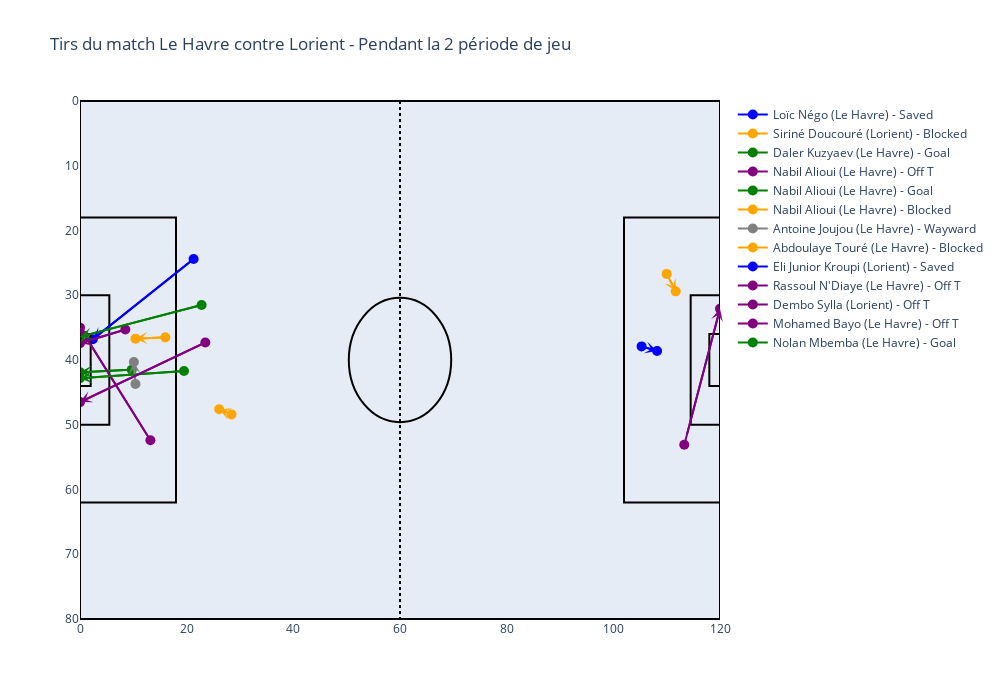

Notebook code cell kept with this figure:
### Code cell
Tirs(df_tirs, 'Le Havre', 'Lorient', 2)

### Figure 1 — Plotly figure (JSON) as saved in the notebook; plotly's stock layout.template omitted (floating-point values rounded to 4 significant figures)
{"data": [{"hoverinfo": "text", "line": {"color": "blue", "width": 2}, "marker": {"size": 10, "symbol": "circle"}, "mode": "lines+markers", "name": "Loïc Négo (Le Havre) - Saved", "text": "Loïc Négo (Le Havre)<br>Resultat: Saved<br>De: (98.7, 55.6)<br>A: (117.6, 43.2)", "type": "scatter", "x": [21.3, 2.4], "y": [24.4, 36.8]}, {"hoverinfo": "text", "line": {"color": "orange", "width": 2}, "marker": {"size": 10, "symbol": "circle"}, "mode": "lines+markers", "name": "Siriné Doucouré (Lorient) - Blocked", "text": "Siriné Doucouré (Lorient)<br>Resultat: Blocked<br>De: (110.0, 26.7)<br>A: (111.7, 29.4)", "type": "scatter", "x": [110, 111.7], "y": [26.7, 29.4]}, {"hoverinfo": "text", "line": {"color": "green", "width": 2}, "marker": {"size": 10, "symbol": "circle"}, "mode": "lines+markers", "name": "Daler Kuzyaev (Le Havre) - Goal", "text": "Daler Kuzyaev (Le Havre)<br>Resultat: Goal<br>De: (110.3, 38.5)<br>A: (120.0, 38.1)", "type": "scatter", "x": [9.7, 0], "y": [41.5, 41.9]}, {"hoverinfo": "text", "line": {"color": "purple", "width": 2}, "marker": {"size": 10, "symbol": "circle"}, "mode": "lines+markers", "name": "Nabil Alioui (Le Havre) - Off T", "text": "Nabil Alioui (Le Havre)<br>Resultat: Off T<br>De: (106.8, 27.6)<br>A: (120.0, 45.0)", "type": "scatter", "x": [13.2, 0], "y": [52.4, 35]}, {"hoverinfo": "text", "line": {"color": "green", "width": 2}, "marker": {"size": 10, "symbol": "circle"}, "mode": "lines+markers", "name": "Nabil Alioui (Le Havre) - Goal", "text": "Nabil Alioui (Le Havre)<br>Resultat: Goal<br>De: (100.5, 38.3)<br>A: (120.0, 37.2)", "type": "scatter", "x": [19.5, 0], "y": [41.7, 42.8]}, {"hoverinfo": "text", "line": {"color": "orange", "width": 2}, "marker": {"size": 10, "symbol": "circle"}, "mode": "lines+markers", "name": "Nabil Alioui (Le Havre) - Blocked", "text": "Nabil Alioui (Le Havre)<br>Resultat: Blocked<br>De: (91.6, 31.6)<br>A: (93.9, 32.4)", "type": "scatter", "x": [28.4, 26.1], "y": [48.4, 47.6]}, {"hoverinfo": "text", "line": {"color": "gray", "width": 2}, "marker": {"size": 10, "symbol": "circle"}, "mode": "lines+markers", "name": "Antoine Joujou (Le Havre) - Wayward", "text": "Antoine Joujou (Le Havre)<br>Resultat: Wayward<br>De: (109.6, 36.3)<br>A: (109.9, 39.7)", "type": "scatter", "x": [10.4, 10.1], "y": [43.7, 40.3]}, {"hoverinfo": "text", "line": {"color": "orange", "width": 2}, "marker": {"size": 10, "symbol": "circle"}, "mode": "lines+markers", "name": "Abdoulaye Touré (Le Havre) - Blocked", "text": "Abdoulaye Touré (Le Havre)<br>Resultat: Blocked<br>De: (104.0, 43.5)<br>A: (109.6, 43.3)", "type": "scatter", "x": [16, 10.4], "y": [36.5, 36.7]}, {"hoverinfo": "text", "line": {"color": "blue", "width": 2}, "marker": {"size": 10, "symbol": "circle"}, "mode": "lines+markers", "name": "Eli Junior Kroupi (Lorient) - Saved", "text": "Eli Junior Kroupi (Lorient)<br>Resultat: Saved<br>De: (105.3, 37.9)<br>A: (108.2, 38.6)", "type": "scatter", "x": [105.3, 108.2], "y": [37.9, 38.6]}, {"hoverinfo": "text", "line": {"color": "purple", "width": 2}, "marker": {"size": 10, "symbol": "circle"}, "mode": "lines+markers", "name": "Rassoul N'Diaye (Le Havre) - Off T", "text": "Rassoul N'Diaye (Le Havre)<br>Resultat: Off T<br>De: (96.5, 42.7)<br>A: (120.0, 33.5)", "type": "scatter", "x": [23.5, 0], "y": [37.3, 46.5]}, {"hoverinfo": "text", "line": {"color": "purple", "width": 2}, "marker": {"size": 10, "symbol": "circle"}, "mode": "lines+markers", "name": "Dembo Sylla (Lorient) - Off T", "text": "Dembo Sylla (Lorient)<br>Resultat: Off T<br>De: (113.3, 53.1)<br>A: (120.0, 32.1)", "type": "scatter", "x": [113.3, 120], "y": [53.1, 32.1]}, {"hoverinfo": "text", "line": {"color": "purple", "width": 2}, "marker": {"size": 10, "symbol": "circle"}, "mode": "lines+markers", "name": "Mohamed Bayo (Le Havre) - Off T", "text": "Mohamed Bayo (Le Havre)<br>Resultat: Off T<br>De: (111.5, 44.7)<br>A: (120.0, 42.6)", "type": "scatter", "x": [8.5, 0], "y": [35.3, 37.4]}, {"hoverinfo": "text", "line": {"color": "green", "width": 2}, "marker": {"size": 10, "symbol": "circle"}, "mode": "lines+markers", "name": "Nolan Mbemba (Le Havre) - Goal", "text": "Nolan Mbemba (Le Havre)<br>Resultat: Goal<br>De: (97.2, 48.5)<br>A: (120.0, 43.6)", "type": "scatter", "x": [22.8, 0], "y": [31.5, 36.4]}], "layout": {"annotations": [{"arrowcolor": "blue", "arrowhead": 3, "arrowsize": 1, "arrowwidth": 2, "ax": 21.3, "axref": "x", "ay": 24.4, "ayref": "y", "showarrow": true, "x": 2.4, "xref": "x", "y": 36.8, "yref": "y"}, {"arrowcolor": "orange", "arrowhead": 3, "arrowsize": 1, "arrowwidth": 2, "ax": 110, "axref": "x", "ay": 26.7, "ayref": "y", "showarrow": true, "x": 111.7, "xref": "x", "y": 29.4, "yref": "y"}, {"arrowcolor": "green", "arrowhead": 3, "arrowsize": 1, "arrowwidth": 2, "ax": 9.7, "axref": "x", "ay": 41.5, "ayref": "y", "showarrow": true, "x": 0, "xref": "x", "y": 41.9, "yref": "y"}, {"arrowcolor": "purple", "arrowhead": 3, "arrowsize": 1, "arrowwidth": 2, "ax": 13.2, "axref": "x", "ay": 52.4, "ayref": "y", "showarrow": true, "x": 0, "xref": "x", "y": 35, "yref": "y"}, {"arrowcolor": "green", "arrowhead": 3, "arrowsize": 1, "arrowwidth": 2, "ax": 19.5, "axref": "x", "ay": 41.7, "ayref": "y", "showarrow": true, "x": 0, "xref": "x", "y": 42.8, "yref": "y"}, {"arrowcolor": "orange", "arrowhead": 3, "arrowsize": 1, "arrowwidth": 2, "ax": 28.4, "axref": "x", "ay": 48.4, "ayref": "y", "showarrow": true, "x": 26.1, "xref": "x", "y": 47.6, "yref": "y"}, {"arrowcolor": "gray", "arrowhead": 3, "arrowsize": 1, "arrowwidth": 2, "ax": 10.4, "axref": "x", "ay": 43.7, "ayref": "y", "showarrow": true, "x": 10.1, "xref": "x", "y": 40.3, "yref": "y"}, {"arrowcolor": "orange", "arrowhead": 3, "arrowsize": 1, "arrowwidth": 2, "ax": 16, "axref": "x", "ay": 36.5, "ayref": "y", "showarrow": true, "x": 10.4, "xref": "x", "y": 36.7, "yref": "y"}, {"arrowcolor": "blue", "arrowhead": 3, "arrowsize": 1, "arrowwidth": 2, "ax": 105.3, "axref": "x", "ay": 37.9, "ayref": "y", "showarrow": true, "x": 108.2, "xref": "x", "y": 38.6, "yref": "y"}, {"arrowcolor": "purple", "arrowhead": 3, "arrowsize": 1, "arrowwidth": 2, "ax": 23.5, "axref": "x", "ay": 37.3, "ayref": "y", "showarrow": true, "x": 0, "xref": "x", "y": 46.5, "yref": "y"}, {"arrowcolor": "purple", "arrowhead": 3, "arrowsize": 1, "arrowwidth": 2, "ax": 113.3, "axref": "x", "ay": 53.1, "ayref": "y", "showarrow": true, "x": 120, "xref": "x", "y": 32.1, "yref": "y"}, {"arrowcolor": "purple", "arrowhead": 3, "arrowsize": 1, "arrowwidth": 2, "ax": 8.5, "axref": "x", "ay": 35.3, "ayref": "y", "showarrow": true, "x": 0, "xref": "x", "y": 37.4, "yref": "y"}, {"arrowcolor": "green", "arrowhead": 3, "arrowsize": 1, "arrowwidth": 2, "ax": 22.8, "axref": "x", "ay": 31.5, "ayref": "y", "showarrow": true, "x": 0, "xref": "x", "y": 36.4, "yref": "y"}], "height": 700, "shapes": [{"line": {"color": "Black"}, "type": "rect", "x0": 0, "x1": 120, "y0": 0, "y1": 80}, {"line": {"color": "Black", "dash": "dot"}, "type": "line", "x0": 60, "x1": 60, "y0": 0, "y1": 80}, {"line": {"color": "Black"}, "type": "rect", "x0": 0, "x1": 18, "y0": 18, "y1": 62}, {"line": {"color": "Black"}, "type": "rect", "x0": 102, "x1": 120, "y0": 18, "y1": 62}, {"line": {"color": "Black"}, "type": "rect", "x0": 0, "x1": 5.5, "y0": 30, "y1": 50}, {"line": {"color": "Black"}, "type": "rect", "x0": 114.5, "x1": 120, "y0": 30, "y1": 50}, {"line": {"color": "Black"}, "type": "rect", "x0": 0, "x1": 2, "y0": 36, "y1": 44}, {"line": {"color": "Black"}, "type": "rect", "x0": 118, "x1": 120, "y0": 36, "y1": 44}, {"line": {"color": "Black"}, "type": "circle", "x0": 50.4, "x1": 69.6, "xref": "x", "y0": 30.4, "y1": 49.6, "yref": "y"}], "title": {"text": "Tirs du match Le Havre contre Lorient - Pendant la 2 période de jeu"}, "width": 1000, "xaxis": {"range": [0, 120], "showgrid": false, "zeroline": false}, "yaxis": {"autorange": "reversed", "range": [0, 80], "showgrid": false, "zeroline": false}}}
